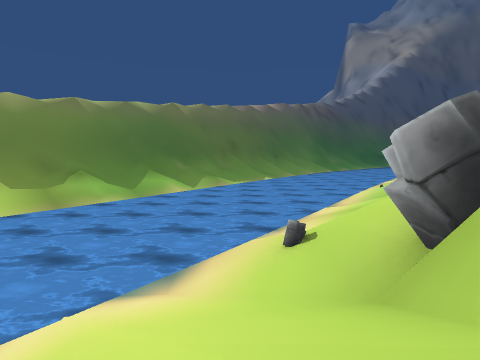
View 1 (above)

16 first-person views from a walk through a 3-D level made in the Unity game engine. The camera is 1.2 m above the floor, tilts 4° down and sees 80° across. The floor is counted in squares, 2 m on a side. Each view is taken from the middle of a square. On the plan, view 1 faces up. The plan holds only what a view shows up to about 9 squares ahead; the rest is blank. The place goes on beyond the plan. The player is left out. Some surface patterns are stand-ins.

View 2
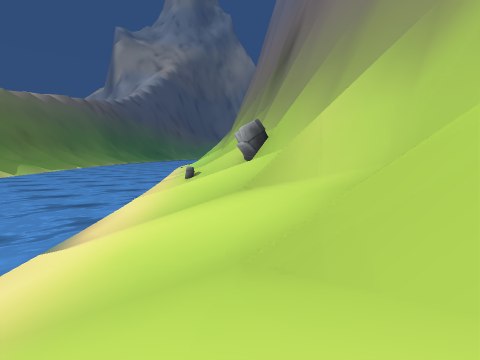

View 3
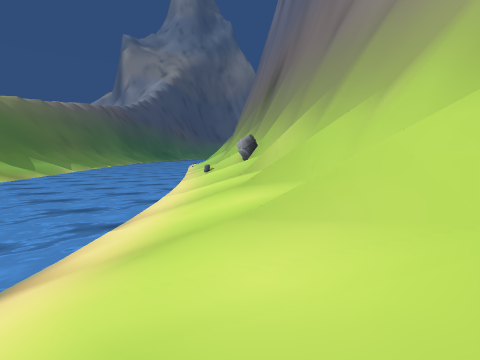

View 4
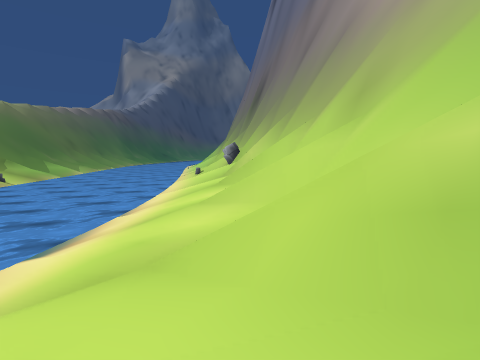

View 5
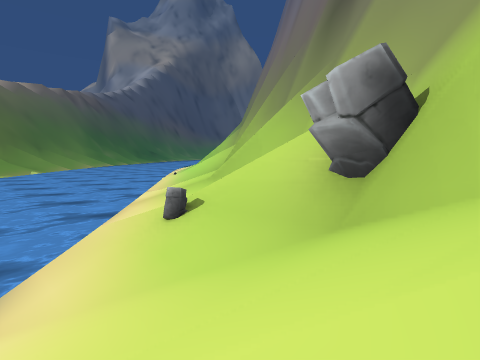

View 6
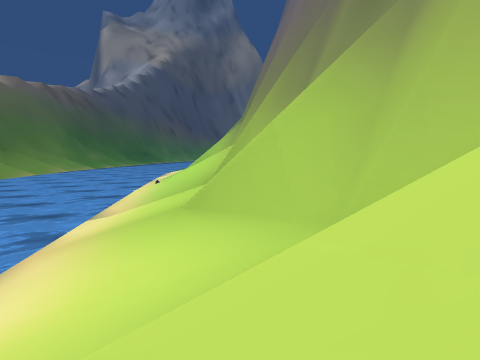

View 7
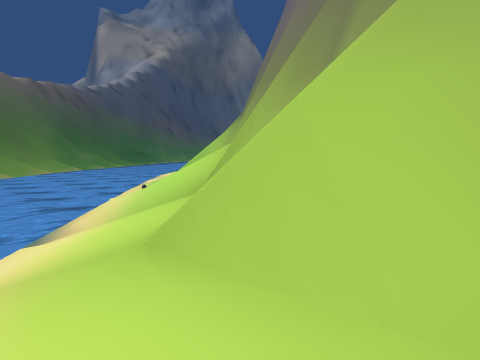

View 8
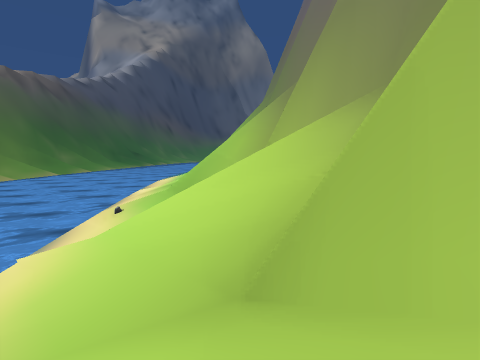

View 9
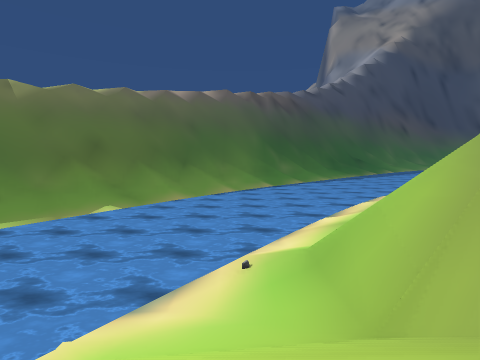

View 10
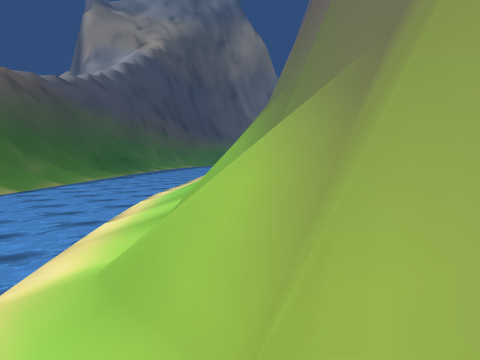

View 11
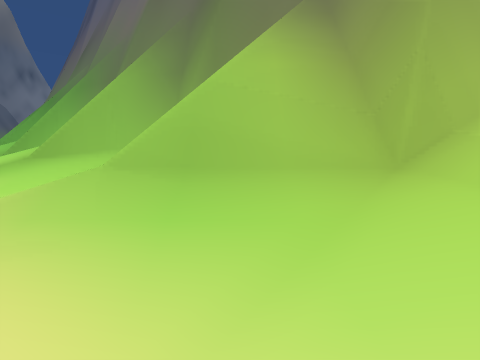

View 12
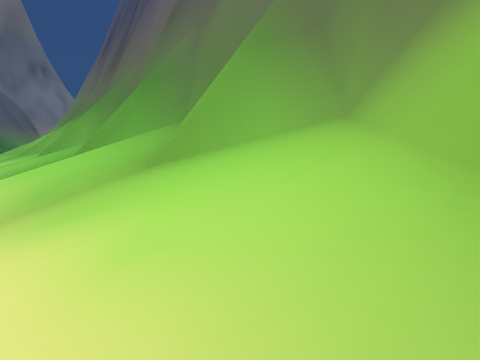

View 13
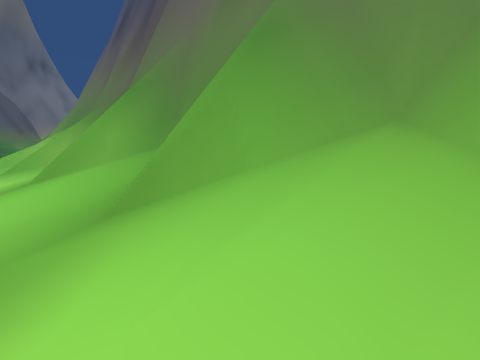

View 14
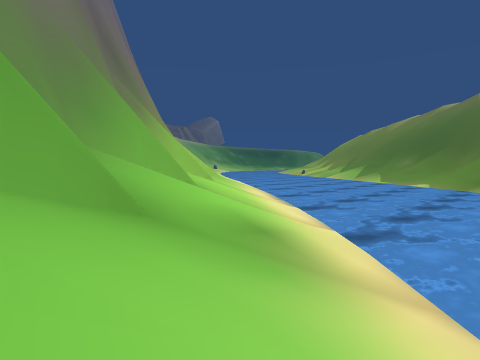

View 15
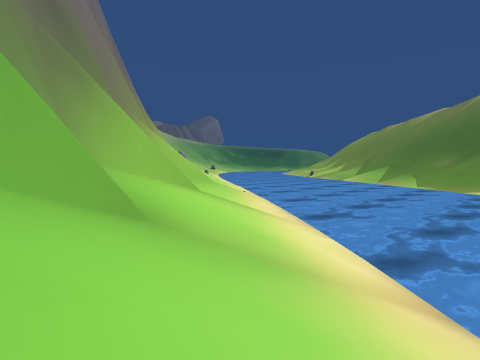

View 16
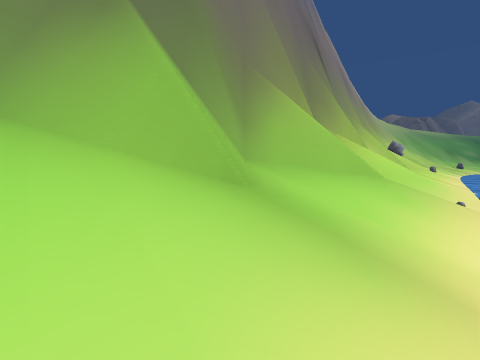

### Floor plan
Key: @ floor where view 1 was taken; # wall or solid block; . main floor; : floor 1.5 m higher than the main floor; / step, stairs or slope; ~ water the walk can cross; ≈ water the walk keeps out of; ^ raised ledge; v drop or lower ground; O other object.
Columns run from 8 left of view 1 to 16 right of it. Each row starts with its distance up from view 1.
 20                ≈≈≈≈≈≈////
 19            ^^≈≈≈≈≈≈≈///##
 18             ≈≈≈≈≈≈≈////##
 17        ^^^^≈≈≈≈≈≈≈///###
 16        ^^^≈≈≈≈≈≈≈////##
 15         ^≈≈≈≈≈≈≈///###
 14          ≈≈≈≈≈≈≈///##
 13          ≈≈≈≈≈~//###
 12         ≈≈≈≈≈≈///##
 11         ≈≈≈≈~//###
 10         ≈≈≈≈~//##
  9  ^^^^≈≈≈≈≈≈≈///#
  8  ^^^≈≈≈≈≈≈≈////#
  7   ^≈≈≈≈≈≈≈.//###
  6    ≈≈≈≈≈≈≈//
  5   ≈≈≈≈≈≈~//##
  4   ≈≈≈≈≈≈/O/##
  3  ≈≈≈≈≈~.///#
  2  ≈≈≈≈≈~//O/#
  1  ≈≈≈≈≈///###
  0  ≈≈≈≈///@##
 -1  ≈≈≈///#/#
 -2 ≈≈≈////###
 -3 ≈≈/////###
 -4 ≈//////##v
 -5 //.//###vv
 -6 /////##vv
 -7 ://###v
 -8 ///##

Positions as (right, up) in squares from view 1, and headings:
1: (0, 0), facing up
2: (-4, -3), facing up-right
3: (-7, -6), facing up-right
4: (-8, -8), facing up-right
5: (-1, 1), facing up-right
6: (1, 3), facing up-right
7: (2, 4), facing up-right
8: (4, 7), facing up-right
9: (6, 8), facing up
10: (6, 9), facing up-right
11: (5, 11), facing right
12: (8, 15), facing right
13: (11, 17), facing right
14: (14, 20), facing down-left
15: (12, 18), facing down-left
16: (9, 16), facing down
